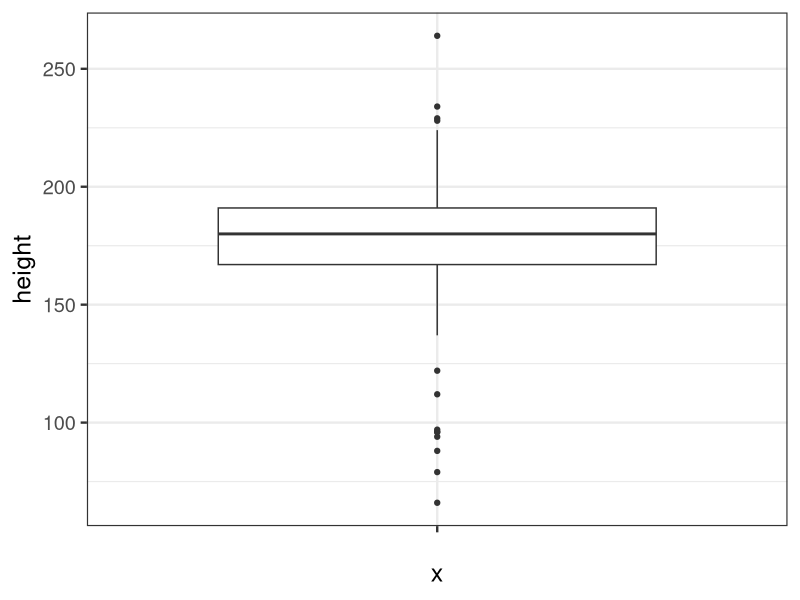
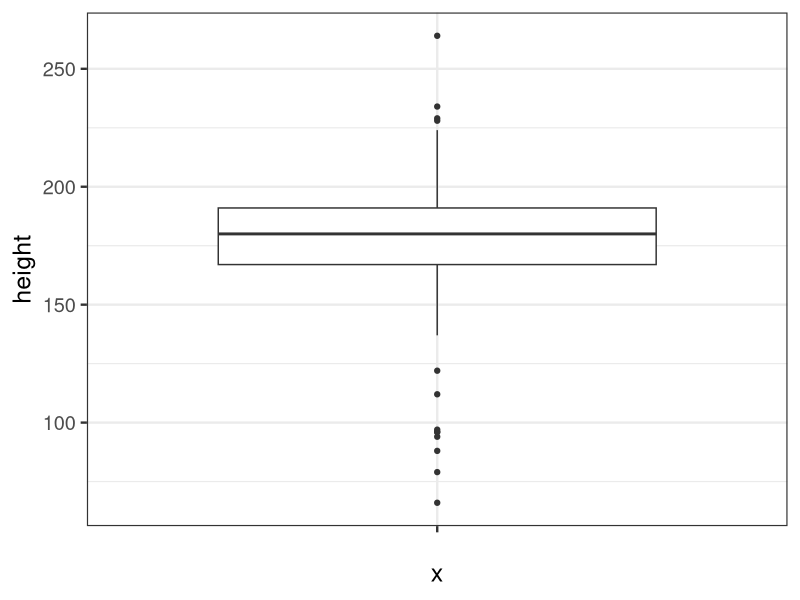
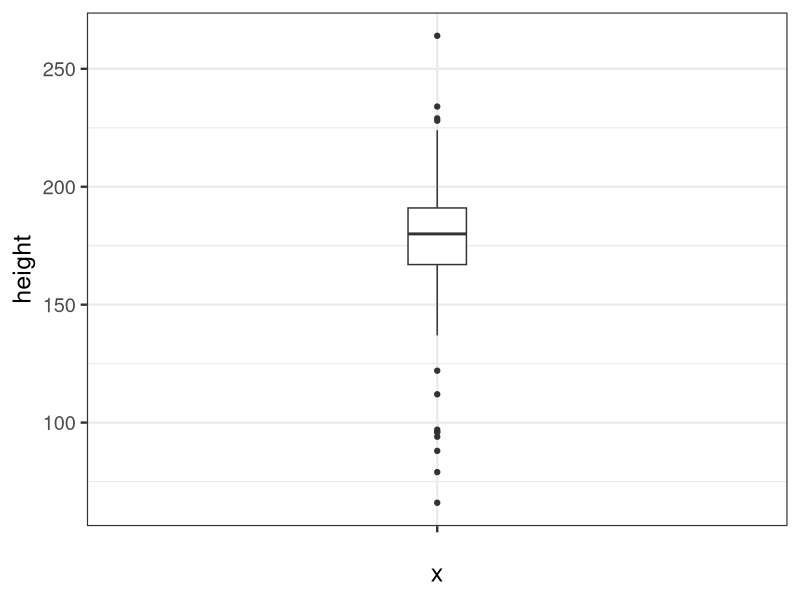
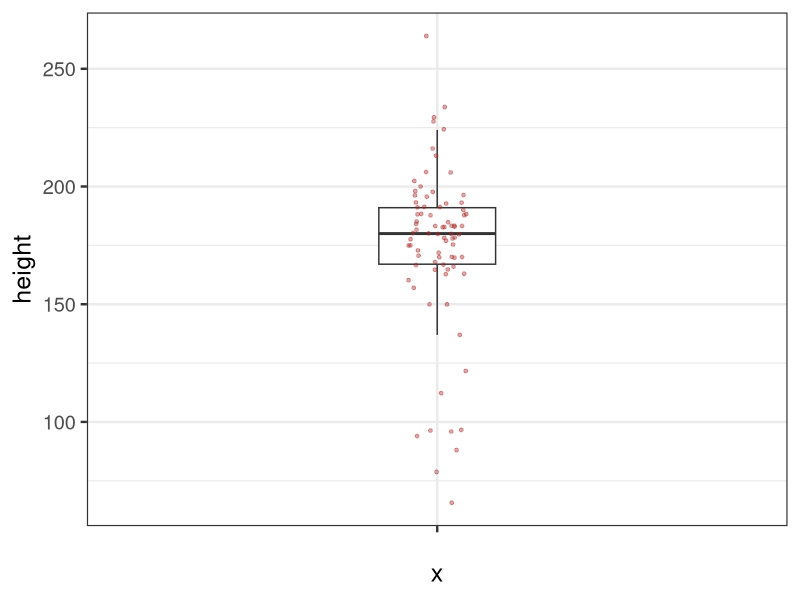
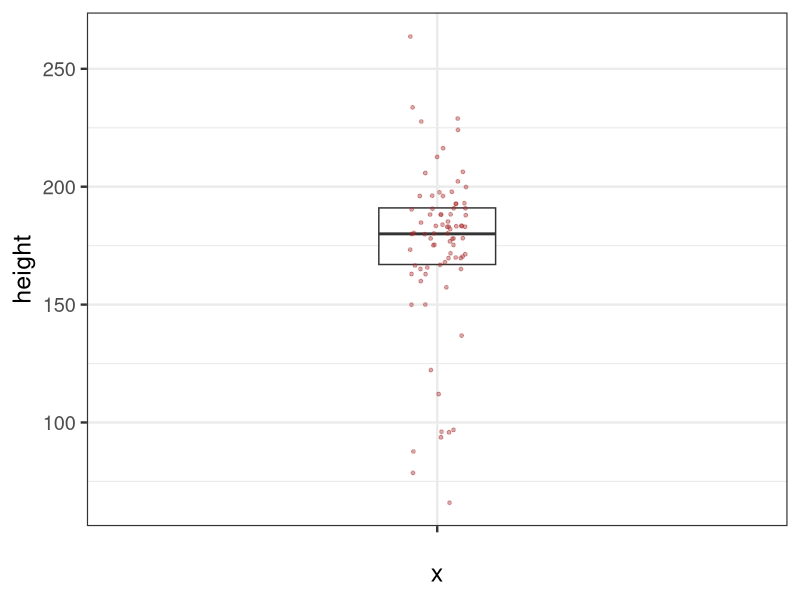
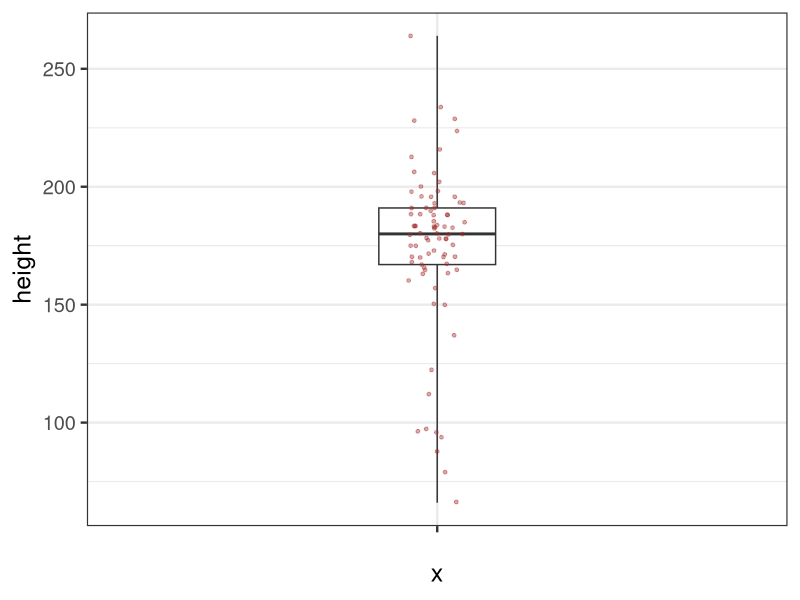
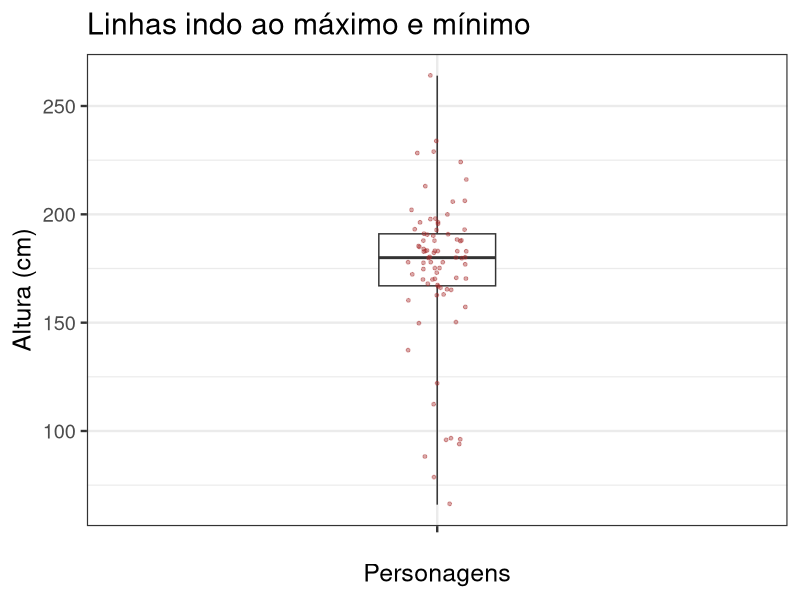
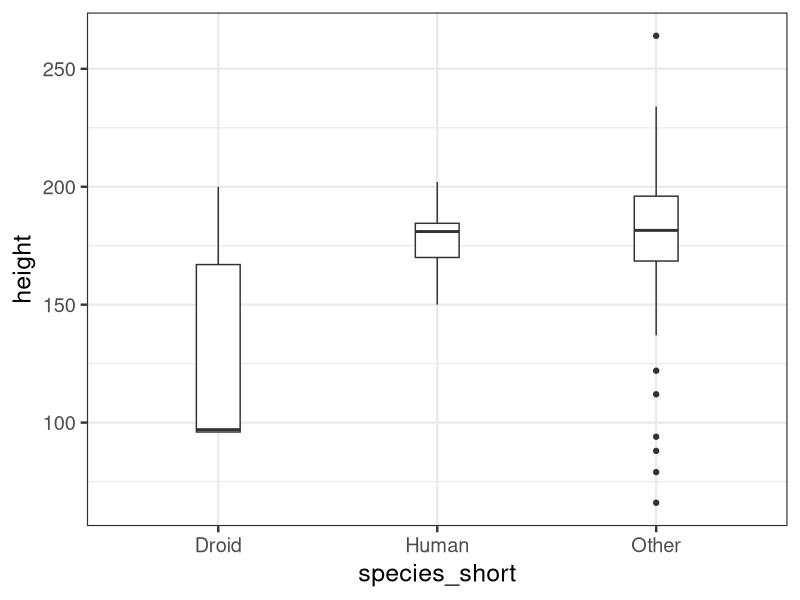

Source code (R) for these figures, in order:
## ---- chunk 1
knitr::opts_chunk$set(echo = FALSE)

library(tidyverse)
theme_set(theme_bw(base_size = 18))
## ---- chunk 2
starwars = starwars %>% 
    mutate(species_short = if_else(species %in% c("Human", "Droid"), species, "Other"), 
           n_films = map_dbl(films, length)) %>% 
    filter(!is.na(height))
## ---- chunk 3
starwars %>% ggplot(aes(x = "", y = height)) + 
  geom_boxplot() 
## ---- chunk 4
starwars %>% ggplot(aes(x = "", y = height)) + 
  geom_boxplot()
## ---- chunk 5
starwars %>% ggplot(aes(x = "", y = height)) + 
  geom_boxplot(width = .1) # .1 = 0.1  
## ---- chunk 6
starwars %>% ggplot(aes(x = "", y = height)) + 
  geom_boxplot(width = .2, outlier.colour = NA) + # omite pontos do boxplot
  geom_jitter(width = .05, alpha = .4, size = 1, color= "brown")
## ---- chunk 7
starwars %>% ggplot(aes(x = "", y = height)) + 
  geom_boxplot(width = .2, outlier.colour = NA, coef = 0) + # remove whiskers
  geom_jitter(width = .05, alpha = .4, size = 1, color= "brown")
## ---- chunk 8
starwars %>% ggplot(aes(x = "", y = height)) + 
  geom_boxplot(width = .2, outlier.colour = NA, coef = 1000) + # coef alto
  geom_jitter(width = .05, alpha = .4, size = 1, color= "brown")
## ---- chunk 9
starwars %>% ggplot(aes(x = "", y = height)) + 
  geom_boxplot(width = .2, outlier.colour = NA, coef = 1000) + # coef alto
  geom_jitter(width = .05, alpha = .4, size = 1, color= "brown") + 
  labs(x = "Personagens", y = "Altura (cm)", title = "Linhas indo ao máximo e mínimo")
## ---- chunk 10
starwars %>% ggplot(aes(x = species_short, y = height)) + 
  geom_boxplot(width = .2)
## ---- chunk 11
starwars %>% ggplot(aes(x = species_short, y = height)) + 
  geom_boxplot(width = .2, outlier.colour = NA, coef = 1000) + 
    geom_jitter(width = 0.05, alpha = 0.4, color = "orange")
## ---- chunk 12
starwars %>% ggplot(aes(x = n_films, y = height, group = n_films)) + 
  geom_boxplot(width = .2, outlier.colour = NA, coef = 1000) + 
    geom_jitter(width = 0.05, alpha = 0.4, color = "orange")
## ---- chunk 13
starwars %>% mutate(n_filmes_g = cut(n_films, breaks = c(0, 3, 5, 10))) %>% 
  ggplot(aes(x = n_filmes_g, y = height, group = n_filmes_g)) + 
  geom_boxplot(width = .2, outlier.colour = NA, coef = 1000) + 
    geom_jitter(width = 0.05, alpha = 0.4, color = "orange")
## ---- chunk 14
starwars %>% ggplot(aes(x = species_short, y = height)) + 
  geom_boxplot(width = .2, outlier.colour = NA, coef = 1000, 
               position = position_nudge(.2)) + # ajusta posicionamento das caixas
    geom_jitter(width = 0.05, height = 0, alpha = 0.4, color = "brown")
